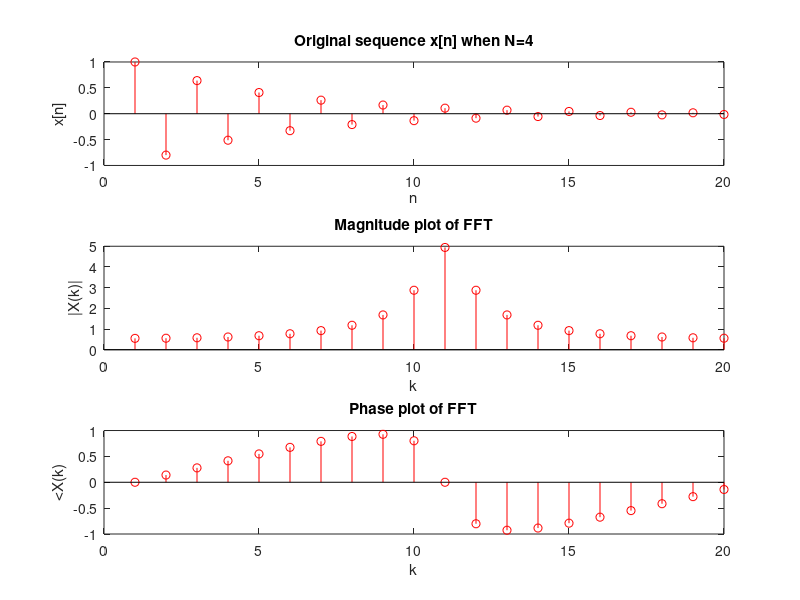

This chart was generated by the following MATLAB code:
N = 20;
n = 0:N-1;

x = (-0.8).^n;
xt = fft(x);

figure();
subplot(3,1,1);
stem(1:length(x),x,'red');
title('Original sequence x[n] when N=4');
xlabel('n');
ylabel('x[n]');
subplot(3,1,2);
stem(1:length(xt),abs(xt),'red');
title('Magnitude plot of FFT');
xlabel('k');
ylabel('|X(k)|');
subplot(3,1,3);
stem(1:length(xt),angle(xt),'red');
title('Phase plot of FFT');
xlabel('k');
ylabel('<X(k)');
